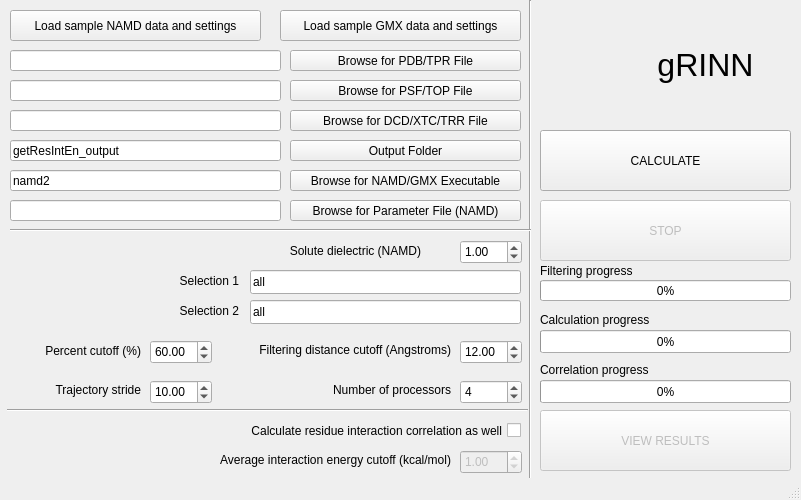
<?xml version="1.0" encoding="UTF-8"?>
<ui version="4.0">
 <class>MainWindow</class>
 <widget class="QMainWindow" name="MainWindow">
  <property name="geometry">
   <rect>
    <x>0</x>
    <y>0</y>
    <width>801</width>
    <height>500</height>
   </rect>
  </property>
  <property name="minimumSize">
   <size>
    <width>801</width>
    <height>0</height>
   </size>
  </property>
  <property name="maximumSize">
   <size>
    <width>801</width>
    <height>500</height>
   </size>
  </property>
  <property name="windowTitle">
   <string>gRINN: Get Residue Interaction Energies</string>
  </property>
  <property name="autoFillBackground">
   <bool>false</bool>
  </property>
  <widget class="QWidget" name="centralwidget">
   <widget class="QDoubleSpinBox" name="doubleSpinBox_filteringCutoff">
    <property name="geometry">
     <rect>
      <x>460</x>
      <y>340</y>
      <width>62</width>
      <height>24</height>
     </rect>
    </property>
    <property name="toolTip">
     <string>&lt;html&gt;&lt;head/&gt;&lt;body&gt;&lt;p&gt;For a residue pair to be selected for computations, their Centers of Mass must come closer than this value for at least the specified percent of the trajectory frames.&lt;/p&gt;&lt;p&gt;This is also the non-bonded interaction energy cutoff for NAMD data.&lt;/p&gt;&lt;/body&gt;&lt;/html&gt;</string>
    </property>
    <property name="value">
     <double>12.000000000000000</double>
    </property>
   </widget>
   <widget class="QLineEdit" name="lineEdit_residueGroup1">
    <property name="geometry">
     <rect>
      <x>250</x>
      <y>270</y>
      <width>271</width>
      <height>24</height>
     </rect>
    </property>
    <property name="toolTip">
     <string>&lt;html&gt;&lt;head/&gt;&lt;body&gt;&lt;p&gt;&lt;span style=&quot; font-weight:600;&quot;&gt;Selection 1 and Selection 2 &lt;/span&gt;&lt;span style=&quot; font-weight:400;&quot;&gt;define residue groups between which pairwise interaction energies will be computed. Use ProDy Atom Selection syntax.&lt;/span&gt;&lt;/p&gt;&lt;/body&gt;&lt;/html&gt;</string>
    </property>
    <property name="text">
     <string>all</string>
    </property>
   </widget>
   <widget class="QLineEdit" name="lineEdit_residueGroup2">
    <property name="geometry">
     <rect>
      <x>250</x>
      <y>300</y>
      <width>271</width>
      <height>24</height>
     </rect>
    </property>
    <property name="toolTip">
     <string>&lt;html&gt;&lt;head/&gt;&lt;body&gt;&lt;p&gt;&lt;span style=&quot; font-weight:600;&quot;&gt;Selection 1 and Selection 2 &lt;/span&gt;define residue groups between which pairwise interaction energies will be computed. Use ProDy Atom Selection syntax. &lt;/p&gt;&lt;/body&gt;&lt;/html&gt;</string>
    </property>
    <property name="text">
     <string>all</string>
    </property>
   </widget>
   <widget class="QLabel" name="label_4">
    <property name="geometry">
     <rect>
      <x>220</x>
      <y>340</y>
      <width>231</width>
      <height>20</height>
     </rect>
    </property>
    <property name="text">
     <string>Filtering distance cutoff (Angstroms)</string>
    </property>
    <property name="alignment">
     <set>Qt::AlignRight|Qt::AlignTrailing|Qt::AlignVCenter</set>
    </property>
   </widget>
   <widget class="QLabel" name="label_5">
    <property name="geometry">
     <rect>
      <x>-30</x>
      <y>340</y>
      <width>171</width>
      <height>21</height>
     </rect>
    </property>
    <property name="layoutDirection">
     <enum>Qt::RightToLeft</enum>
    </property>
    <property name="text">
     <string>Percent cutoff (%)</string>
    </property>
    <property name="alignment">
     <set>Qt::AlignRight|Qt::AlignTrailing|Qt::AlignVCenter</set>
    </property>
    <property name="wordWrap">
     <bool>true</bool>
    </property>
   </widget>
   <widget class="QDoubleSpinBox" name="doubleSpinBox_filteringPercent">
    <property name="geometry">
     <rect>
      <x>150</x>
      <y>340</y>
      <width>62</width>
      <height>24</height>
     </rect>
    </property>
    <property name="toolTip">
     <string>&lt;html&gt;&lt;head/&gt;&lt;body&gt;&lt;p&gt;For a residue pair to be selected for computations, their Centers of Mass must come closer than the filtering distance cutoff value for at least this percent of the trajectory frames.&lt;/p&gt;&lt;/body&gt;&lt;/html&gt;</string>
    </property>
    <property name="value">
     <double>60.000000000000000</double>
    </property>
   </widget>
   <widget class="QLabel" name="label_6">
    <property name="geometry">
     <rect>
      <x>-20</x>
      <y>380</y>
      <width>161</width>
      <height>20</height>
     </rect>
    </property>
    <property name="layoutDirection">
     <enum>Qt::RightToLeft</enum>
    </property>
    <property name="text">
     <string>Trajectory stride</string>
    </property>
    <property name="alignment">
     <set>Qt::AlignRight|Qt::AlignTrailing|Qt::AlignVCenter</set>
    </property>
   </widget>
   <widget class="QSpinBox" name="spinBox_numProcessors">
    <property name="geometry">
     <rect>
      <x>460</x>
      <y>380</y>
      <width>62</width>
      <height>24</height>
     </rect>
    </property>
    <property name="toolTip">
     <string>&lt;html&gt;&lt;head/&gt;&lt;body&gt;&lt;p&gt;Number of processors to use for the calculation.&lt;/p&gt;&lt;/body&gt;&lt;/html&gt;</string>
    </property>
    <property name="value">
     <number>4</number>
    </property>
   </widget>
   <widget class="QLabel" name="label_7">
    <property name="geometry">
     <rect>
      <x>300</x>
      <y>380</y>
      <width>151</width>
      <height>20</height>
     </rect>
    </property>
    <property name="text">
     <string>&lt;html&gt;&lt;head/&gt;&lt;body&gt;&lt;p&gt;Number of processors&lt;/p&gt;&lt;/body&gt;&lt;/html&gt;</string>
    </property>
    <property name="alignment">
     <set>Qt::AlignRight|Qt::AlignTrailing|Qt::AlignVCenter</set>
    </property>
   </widget>
   <widget class="QPushButton" name="pushButton_Calculate">
    <property name="geometry">
     <rect>
      <x>540</x>
      <y>130</y>
      <width>251</width>
      <height>61</height>
     </rect>
    </property>
    <property name="toolTip">
     <string>&lt;html&gt;&lt;head/&gt;&lt;body&gt;&lt;p&gt;Starts the calculation&lt;/p&gt;&lt;/body&gt;&lt;/html&gt;</string>
    </property>
    <property name="text">
     <string>CALCULATE</string>
    </property>
   </widget>
   <widget class="QProgressBar" name="progressBar_filtering">
    <property name="geometry">
     <rect>
      <x>540</x>
      <y>280</y>
      <width>251</width>
      <height>21</height>
     </rect>
    </property>
    <property name="value">
     <number>0</number>
    </property>
   </widget>
   <widget class="QProgressBar" name="progressBar_calculation">
    <property name="geometry">
     <rect>
      <x>540</x>
      <y>330</y>
      <width>251</width>
      <height>23</height>
     </rect>
    </property>
    <property name="value">
     <number>0</number>
    </property>
   </widget>
   <widget class="QPushButton" name="pushButton_Stop">
    <property name="enabled">
     <bool>false</bool>
    </property>
    <property name="geometry">
     <rect>
      <x>540</x>
      <y>200</y>
      <width>251</width>
      <height>61</height>
     </rect>
    </property>
    <property name="toolTip">
     <string>&lt;html&gt;&lt;head/&gt;&lt;body&gt;&lt;p&gt;Stops the calculation. &lt;/p&gt;&lt;p&gt;&lt;br/&gt;&lt;/p&gt;&lt;p&gt;Note: This does not pause the calculation. You have to start over if you click on this button.&lt;/p&gt;&lt;/body&gt;&lt;/html&gt;</string>
    </property>
    <property name="text">
     <string>STOP</string>
    </property>
   </widget>
   <widget class="QLabel" name="labelFiltering">
    <property name="geometry">
     <rect>
      <x>540</x>
      <y>260</y>
      <width>251</width>
      <height>21</height>
     </rect>
    </property>
    <property name="text">
     <string>Filtering progress</string>
    </property>
    <property name="alignment">
     <set>Qt::AlignLeading|Qt::AlignLeft|Qt::AlignVCenter</set>
    </property>
   </widget>
   <widget class="QLabel" name="labelCalculation">
    <property name="geometry">
     <rect>
      <x>540</x>
      <y>310</y>
      <width>251</width>
      <height>20</height>
     </rect>
    </property>
    <property name="text">
     <string>Calculation progress</string>
    </property>
    <property name="alignment">
     <set>Qt::AlignLeading|Qt::AlignLeft|Qt::AlignVCenter</set>
    </property>
   </widget>
   <widget class="Line" name="line">
    <property name="geometry">
     <rect>
      <x>520</x>
      <y>0</y>
      <width>21</width>
      <height>491</height>
     </rect>
    </property>
    <property name="orientation">
     <enum>Qt::Vertical</enum>
    </property>
   </widget>
   <widget class="QLineEdit" name="lineEdit_pdb">
    <property name="geometry">
     <rect>
      <x>10</x>
      <y>50</y>
      <width>271</width>
      <height>21</height>
     </rect>
    </property>
    <property name="toolTip">
     <string>&lt;html&gt;&lt;head/&gt;&lt;body&gt;&lt;p&gt;&lt;span style=&quot; font-weight:600;&quot;&gt;NAMD Users: &lt;/span&gt;Select the Protein Data Bank (PDB) file describing your system here.&lt;/p&gt;&lt;p&gt;&lt;span style=&quot; font-weight:600;&quot;&gt;Gromacs Users: &lt;/span&gt;Select the &amp;quot;run input file&amp;quot; (TPR) that you've used for simulation.&lt;/p&gt;&lt;/body&gt;&lt;/html&gt;</string>
    </property>
    <property name="text">
     <string/>
    </property>
   </widget>
   <widget class="QLineEdit" name="lineEdit_psf">
    <property name="geometry">
     <rect>
      <x>10</x>
      <y>80</y>
      <width>271</width>
      <height>21</height>
     </rect>
    </property>
    <property name="toolTip">
     <string>&lt;html&gt;&lt;head/&gt;&lt;body&gt;&lt;p&gt;&lt;span style=&quot; font-weight:600;&quot;&gt;NAMD Users: &lt;/span&gt;Select the Protein Structure File (PSF) here.&lt;/p&gt;&lt;p&gt;&lt;span style=&quot; font-weight:600;&quot;&gt;Gromacs Users: &lt;/span&gt;Select the topology file (TOP) that you used for simulation.&lt;/p&gt;&lt;/body&gt;&lt;/html&gt;</string>
    </property>
    <property name="text">
     <string/>
    </property>
   </widget>
   <widget class="QLineEdit" name="lineEdit_dcd">
    <property name="geometry">
     <rect>
      <x>10</x>
      <y>110</y>
      <width>271</width>
      <height>21</height>
     </rect>
    </property>
    <property name="toolTip">
     <string>&lt;html&gt;&lt;head/&gt;&lt;body&gt;&lt;p&gt;&lt;span style=&quot; font-weight:600;&quot;&gt;NAMD Users: &lt;/span&gt;Select the DCD file containing your simulation trajectory here.&lt;/p&gt;&lt;p&gt;&lt;span style=&quot; font-weight:600;&quot;&gt;Gromacs Users: &lt;/span&gt;Select the XTC or TRR file containing your simulation trajectory here.&lt;/p&gt;&lt;/body&gt;&lt;/html&gt;</string>
    </property>
    <property name="text">
     <string/>
    </property>
   </widget>
   <widget class="QLineEdit" name="lineEdit_outputFolder">
    <property name="geometry">
     <rect>
      <x>10</x>
      <y>140</y>
      <width>271</width>
      <height>21</height>
     </rect>
    </property>
    <property name="toolTip">
     <string>&lt;html&gt;&lt;head/&gt;&lt;body&gt;&lt;p&gt;This is the full path to the folder where you wish to store calculation results. &lt;/p&gt;&lt;p&gt;The path must not exist prior to calculation; it is going to be created by gRINN.&lt;/p&gt;&lt;/body&gt;&lt;/html&gt;</string>
    </property>
    <property name="text">
     <string>getResIntEn_output</string>
    </property>
   </widget>
   <widget class="QLineEdit" name="lineEdit_namd2">
    <property name="geometry">
     <rect>
      <x>10</x>
      <y>170</y>
      <width>271</width>
      <height>21</height>
     </rect>
    </property>
    <property name="toolTip">
     <string>&lt;html&gt;&lt;head/&gt;&lt;body&gt;&lt;p&gt;Select the full path to the NAMD or GMX executable here.&lt;/p&gt;&lt;p&gt;You can just type &lt;span style=&quot; font-weight:600;&quot;&gt;namd2 &lt;/span&gt;or &lt;span style=&quot; font-weight:600;&quot;&gt;gmx&lt;/span&gt;, if the executable&lt;span style=&quot; font-weight:600;&quot;/&gt;is already in the executable search path of your system.&lt;/p&gt;&lt;/body&gt;&lt;/html&gt;</string>
    </property>
    <property name="text">
     <string>namd2</string>
    </property>
   </widget>
   <widget class="QPushButton" name="pushButton_browsePDB">
    <property name="geometry">
     <rect>
      <x>290</x>
      <y>50</y>
      <width>231</width>
      <height>21</height>
     </rect>
    </property>
    <property name="toolTip">
     <string>&lt;html&gt;&lt;head/&gt;&lt;body&gt;&lt;p&gt;&lt;span style=&quot; font-weight:600;&quot;&gt;NAMD Users: &lt;/span&gt;&lt;span style=&quot; font-weight:400;&quot;&gt;Select the Protein Data Bank (PDB) file describing your system here.&lt;/span&gt;&lt;/p&gt;&lt;p&gt;&lt;span style=&quot; font-weight:600;&quot;&gt;Gromacs Users: &lt;/span&gt;&lt;span style=&quot; font-weight:400;&quot;&gt;Select the &amp;quot;run input file&amp;quot; (TPR) that you've used for simulation.&lt;/span&gt;&lt;/p&gt;&lt;/body&gt;&lt;/html&gt;</string>
    </property>
    <property name="toolTipDuration">
     <number>-1</number>
    </property>
    <property name="text">
     <string>Browse for PDB/TPR File</string>
    </property>
   </widget>
   <widget class="QPushButton" name="pushButton_browsePSF">
    <property name="geometry">
     <rect>
      <x>290</x>
      <y>80</y>
      <width>231</width>
      <height>21</height>
     </rect>
    </property>
    <property name="toolTip">
     <string>&lt;html&gt;&lt;head/&gt;&lt;body&gt;&lt;p&gt;&lt;span style=&quot; font-weight:600;&quot;&gt;NAMD Users: &lt;/span&gt;&lt;span style=&quot; font-weight:400;&quot;&gt;Select the Protein Structure File (PSF) here.&lt;/span&gt;&lt;/p&gt;&lt;p&gt;&lt;span style=&quot; font-weight:600;&quot;&gt;Gromacs Users: &lt;/span&gt;&lt;span style=&quot; font-weight:400;&quot;&gt;Select the topology file (TOP) that you used for simulation.&lt;/span&gt;&lt;/p&gt;&lt;/body&gt;&lt;/html&gt;</string>
    </property>
    <property name="text">
     <string>Browse for PSF/TOP File</string>
    </property>
   </widget>
   <widget class="QPushButton" name="pushButton_browseDCD">
    <property name="geometry">
     <rect>
      <x>290</x>
      <y>110</y>
      <width>231</width>
      <height>21</height>
     </rect>
    </property>
    <property name="toolTip">
     <string>&lt;html&gt;&lt;head/&gt;&lt;body&gt;&lt;p&gt;&lt;span style=&quot; font-weight:600;&quot;&gt;NAMD Users: &lt;/span&gt;&lt;span style=&quot; font-weight:400;&quot;&gt;Select the DCD file containing your simulation trajectory here.&lt;/span&gt;&lt;/p&gt;&lt;p&gt;&lt;span style=&quot; font-weight:600;&quot;&gt;Gromacs Users: &lt;/span&gt;&lt;span style=&quot; font-weight:400;&quot;&gt;Select the XTC or TRR file containing your simulation trajectory here.&lt;/span&gt;&lt;/p&gt;&lt;/body&gt;&lt;/html&gt;</string>
    </property>
    <property name="text">
     <string>Browse for DCD/XTC/TRR File</string>
    </property>
   </widget>
   <widget class="QPushButton" name="pushButton_browseOutputFolder">
    <property name="geometry">
     <rect>
      <x>290</x>
      <y>140</y>
      <width>231</width>
      <height>21</height>
     </rect>
    </property>
    <property name="toolTip">
     <string>&lt;html&gt;&lt;head/&gt;&lt;body&gt;&lt;p&gt;This is the full path to the folder where you wish to store calculation results. &lt;/p&gt;&lt;p&gt;The path must not exist prior to calculation; it is going to be created by gRINN.&lt;/p&gt;&lt;/body&gt;&lt;/html&gt;</string>
    </property>
    <property name="text">
     <string>Output Folder</string>
    </property>
   </widget>
   <widget class="QPushButton" name="pushButton_BrowseNAMD">
    <property name="geometry">
     <rect>
      <x>290</x>
      <y>170</y>
      <width>231</width>
      <height>21</height>
     </rect>
    </property>
    <property name="toolTip">
     <string>&lt;html&gt;&lt;head/&gt;&lt;body&gt;&lt;p&gt;Select the full path to the NAMD or GMX executable here.&lt;/p&gt;&lt;p&gt;You can just type &lt;span style=&quot; font-weight:600;&quot;&gt;namd2 &lt;/span&gt;&lt;span style=&quot; font-weight:400;&quot;&gt;or &lt;/span&gt;&lt;span style=&quot; font-weight:600;&quot;&gt;gmx&lt;/span&gt;&lt;span style=&quot; font-weight:400;&quot;&gt;, if the executable&lt;/span&gt;&lt;span style=&quot; font-weight:600;&quot;/&gt;&lt;span style=&quot; font-weight:400;&quot;&gt;is already in the executable search path of your system.&lt;/span&gt;&lt;/p&gt;&lt;/body&gt;&lt;/html&gt;</string>
    </property>
    <property name="text">
     <string>Browse for NAMD/GMX Executable</string>
    </property>
   </widget>
   <widget class="QCheckBox" name="checkBox_interactionCorrelation">
    <property name="geometry">
     <rect>
      <x>190</x>
      <y>420</y>
      <width>331</width>
      <height>21</height>
     </rect>
    </property>
    <property name="toolTip">
     <string>&lt;html&gt;&lt;head/&gt;&lt;body&gt;&lt;p&gt;Clicking on this checkbox will enable residue interaction energy correlation calculations.&lt;/p&gt;&lt;/body&gt;&lt;/html&gt;</string>
    </property>
    <property name="layoutDirection">
     <enum>Qt::RightToLeft</enum>
    </property>
    <property name="text">
     <string>Calculate residue interaction correlation as well</string>
    </property>
   </widget>
   <widget class="QPushButton" name="pushButton_BrowseParameterFile">
    <property name="geometry">
     <rect>
      <x>290</x>
      <y>200</y>
      <width>231</width>
      <height>21</height>
     </rect>
    </property>
    <property name="toolTip">
     <string>&lt;html&gt;&lt;head/&gt;&lt;body&gt;&lt;p&gt;This is the parameter file you used while conducting the NAMD simulation.&lt;/p&gt;&lt;p&gt;If you have multiple parameter files, you can put them in the same folder and then select all of them in the popup window spawned when you click the &amp;quot;Browse for Parameter File (NAMD)&amp;quot; button.&lt;/p&gt;&lt;/body&gt;&lt;/html&gt;</string>
    </property>
    <property name="text">
     <string>Browse for Parameter File (NAMD)</string>
    </property>
   </widget>
   <widget class="QLineEdit" name="lineEdit_parameterFile">
    <property name="geometry">
     <rect>
      <x>10</x>
      <y>200</y>
      <width>271</width>
      <height>21</height>
     </rect>
    </property>
    <property name="toolTip">
     <string>&lt;html&gt;&lt;head/&gt;&lt;body&gt;&lt;p&gt;This is the parameter file you used while conducting the NAMD simulation.&lt;/p&gt;&lt;p&gt;&lt;br/&gt;&lt;/p&gt;&lt;p&gt;If you have multiple parameter files, you can put them in the same folder and then select all of them in the popup window spawned when you click the &amp;quot;Browse for Parameter File (NAMD)&amp;quot; button.&lt;/p&gt;&lt;/body&gt;&lt;/html&gt;</string>
    </property>
    <property name="text">
     <string/>
    </property>
   </widget>
   <widget class="Line" name="line_2">
    <property name="geometry">
     <rect>
      <x>7</x>
      <y>400</y>
      <width>521</width>
      <height>20</height>
     </rect>
    </property>
    <property name="orientation">
     <enum>Qt::Horizontal</enum>
    </property>
   </widget>
   <widget class="QDoubleSpinBox" name="doubleSpinBox_AverageIntEnCutoff">
    <property name="enabled">
     <bool>false</bool>
    </property>
    <property name="geometry">
     <rect>
      <x>460</x>
      <y>450</y>
      <width>62</width>
      <height>24</height>
     </rect>
    </property>
    <property name="toolTip">
     <string>&lt;html&gt;&lt;head/&gt;&lt;body&gt;&lt;p&gt;Only interactions with the average of absolute interaction energy values above this value will be included in interaction energy correlation calculations.&lt;/p&gt;&lt;/body&gt;&lt;/html&gt;</string>
    </property>
    <property name="decimals">
     <number>2</number>
    </property>
    <property name="maximum">
     <double>100.000000000000000</double>
    </property>
    <property name="singleStep">
     <double>0.010000000000000</double>
    </property>
    <property name="value">
     <double>1.000000000000000</double>
    </property>
   </widget>
   <widget class="QLabel" name="label_PearsonCorrCutoff">
    <property name="geometry">
     <rect>
      <x>170</x>
      <y>450</y>
      <width>281</width>
      <height>20</height>
     </rect>
    </property>
    <property name="text">
     <string>Average interaction energy cutoff (kcal/mol)</string>
    </property>
    <property name="alignment">
     <set>Qt::AlignRight|Qt::AlignTrailing|Qt::AlignVCenter</set>
    </property>
   </widget>
   <widget class="QLabel" name="labelCorrelation">
    <property name="geometry">
     <rect>
      <x>540</x>
      <y>360</y>
      <width>251</width>
      <height>20</height>
     </rect>
    </property>
    <property name="text">
     <string>Correlation progress</string>
    </property>
    <property name="alignment">
     <set>Qt::AlignLeading|Qt::AlignLeft|Qt::AlignVCenter</set>
    </property>
   </widget>
   <widget class="QProgressBar" name="progressBar_correlation">
    <property name="geometry">
     <rect>
      <x>540</x>
      <y>380</y>
      <width>251</width>
      <height>23</height>
     </rect>
    </property>
    <property name="value">
     <number>0</number>
    </property>
   </widget>
   <widget class="QDoubleSpinBox" name="doubleSpinBox_dcdStride">
    <property name="geometry">
     <rect>
      <x>150</x>
      <y>380</y>
      <width>62</width>
      <height>24</height>
     </rect>
    </property>
    <property name="toolTip">
     <string>&lt;html&gt;&lt;head/&gt;&lt;body&gt;&lt;p&gt;If specified, this value will be applied as a stride to the trajectory frames included in the calculation. For example, if you have 1000 frames in your trajectory and set a value of 10 here, every 10th frame will be selected for calculation, yielding a total of 100 frames.&lt;/p&gt;&lt;/body&gt;&lt;/html&gt;</string>
    </property>
    <property name="maximum">
     <double>100000.000000000000000</double>
    </property>
    <property name="value">
     <double>10.000000000000000</double>
    </property>
   </widget>
   <widget class="QLabel" name="label">
    <property name="geometry">
     <rect>
      <x>130</x>
      <y>270</y>
      <width>109</width>
      <height>21</height>
     </rect>
    </property>
    <property name="text">
     <string>Selection 1</string>
    </property>
    <property name="alignment">
     <set>Qt::AlignRight|Qt::AlignTrailing|Qt::AlignVCenter</set>
    </property>
   </widget>
   <widget class="QLabel" name="label_2">
    <property name="geometry">
     <rect>
      <x>130</x>
      <y>300</y>
      <width>109</width>
      <height>21</height>
     </rect>
    </property>
    <property name="text">
     <string>Selection 2</string>
    </property>
    <property name="alignment">
     <set>Qt::AlignRight|Qt::AlignTrailing|Qt::AlignVCenter</set>
    </property>
   </widget>
   <widget class="QPushButton" name="pushButton_viewResults">
    <property name="enabled">
     <bool>false</bool>
    </property>
    <property name="geometry">
     <rect>
      <x>540</x>
      <y>410</y>
      <width>251</width>
      <height>61</height>
     </rect>
    </property>
    <property name="text">
     <string>VIEW RESULTS</string>
    </property>
   </widget>
   <widget class="Line" name="line_3">
    <property name="geometry">
     <rect>
      <x>10</x>
      <y>220</y>
      <width>521</width>
      <height>20</height>
     </rect>
    </property>
    <property name="orientation">
     <enum>Qt::Horizontal</enum>
    </property>
   </widget>
   <widget class="QLabel" name="label_8">
    <property name="geometry">
     <rect>
      <x>220</x>
      <y>240</y>
      <width>201</width>
      <height>21</height>
     </rect>
    </property>
    <property name="text">
     <string>Solute dielectric (NAMD)</string>
    </property>
    <property name="alignment">
     <set>Qt::AlignRight|Qt::AlignTrailing|Qt::AlignVCenter</set>
    </property>
   </widget>
   <widget class="QDoubleSpinBox" name="doubleSpinBox_soluteDielectric">
    <property name="enabled">
     <bool>true</bool>
    </property>
    <property name="geometry">
     <rect>
      <x>460</x>
      <y>240</y>
      <width>62</width>
      <height>24</height>
     </rect>
    </property>
    <property name="toolTip">
     <string>&lt;html&gt;&lt;head/&gt;&lt;body&gt;&lt;p&gt;This is the solute dielectric constant used when calculating electrostatic interaction energy with NAMD. A value of 1 describes a vacuum environment. &lt;/p&gt;&lt;p&gt;Note that electrostatic interactions are computed only in the context of the protein. Solvent molecules are not included in the calculation.&lt;/p&gt;&lt;p&gt;Also note that this option does not affect the energy calculation using GMX data.&lt;/p&gt;&lt;/body&gt;&lt;/html&gt;</string>
    </property>
    <property name="maximum">
     <double>80.000000000000000</double>
    </property>
    <property name="value">
     <double>1.000000000000000</double>
    </property>
   </widget>
   <widget class="QLabel" name="label_3">
    <property name="geometry">
     <rect>
      <x>540</x>
      <y>30</y>
      <width>71</width>
      <height>71</height>
     </rect>
    </property>
    <property name="text">
     <string/>
    </property>
    <property name="pixmap">
     <pixmap>clover.ico</pixmap>
    </property>
    <property name="scaledContents">
     <bool>true</bool>
    </property>
   </widget>
   <widget class="QLabel" name="label_9">
    <property name="geometry">
     <rect>
      <x>620</x>
      <y>30</y>
      <width>171</width>
      <height>71</height>
     </rect>
    </property>
    <property name="font">
     <font>
      <pointsize>36</pointsize>
     </font>
    </property>
    <property name="acceptDrops">
     <bool>true</bool>
    </property>
    <property name="text">
     <string>&lt;html&gt;&lt;head/&gt;&lt;body&gt;&lt;p&gt;&lt;span style=&quot; font-size:24pt;&quot;&gt;gRINN&lt;/span&gt;&lt;/p&gt;&lt;/body&gt;&lt;/html&gt;</string>
    </property>
    <property name="textFormat">
     <enum>Qt::RichText</enum>
    </property>
    <property name="alignment">
     <set>Qt::AlignCenter</set>
    </property>
    <property name="wordWrap">
     <bool>true</bool>
    </property>
   </widget>
   <widget class="QPushButton" name="pushButton_loadSampleNAMDdata">
    <property name="geometry">
     <rect>
      <x>10</x>
      <y>10</y>
      <width>251</width>
      <height>31</height>
     </rect>
    </property>
    <property name="toolTip">
     <string>&lt;html&gt;&lt;head/&gt;&lt;body&gt;&lt;p&gt;&lt;span style=&quot; font-weight:600;&quot;&gt;NAMD Users: &lt;/span&gt;&lt;span style=&quot; font-weight:400;&quot;&gt;Select the Protein Data Bank (PDB) file describing your system here.&lt;/span&gt;&lt;/p&gt;&lt;p&gt;&lt;span style=&quot; font-weight:600;&quot;&gt;Gromacs Users: &lt;/span&gt;&lt;span style=&quot; font-weight:400;&quot;&gt;Select the &amp;quot;run input file&amp;quot; (TPR) that you've used for simulation.&lt;/span&gt;&lt;/p&gt;&lt;/body&gt;&lt;/html&gt;</string>
    </property>
    <property name="toolTipDuration">
     <number>10</number>
    </property>
    <property name="styleSheet">
     <string notr="true">QPushButton {border=1}</string>
    </property>
    <property name="text">
     <string>Load sample NAMD data and settings</string>
    </property>
    <property name="default">
     <bool>false</bool>
    </property>
   </widget>
   <widget class="QPushButton" name="pushButton_loadSampleGMXdata">
    <property name="geometry">
     <rect>
      <x>280</x>
      <y>10</y>
      <width>241</width>
      <height>31</height>
     </rect>
    </property>
    <property name="toolTip">
     <string>&lt;html&gt;&lt;head/&gt;&lt;body&gt;&lt;p&gt;&lt;span style=&quot; font-weight:600;&quot;&gt;NAMD Users: &lt;/span&gt;&lt;span style=&quot; font-weight:400;&quot;&gt;Select the Protein Data Bank (PDB) file describing your system here.&lt;/span&gt;&lt;/p&gt;&lt;p&gt;&lt;span style=&quot; font-weight:600;&quot;&gt;Gromacs Users: &lt;/span&gt;&lt;span style=&quot; font-weight:400;&quot;&gt;Select the &amp;quot;run input file&amp;quot; (TPR) that you've used for simulation.&lt;/span&gt;&lt;/p&gt;&lt;/body&gt;&lt;/html&gt;</string>
    </property>
    <property name="toolTipDuration">
     <number>10</number>
    </property>
    <property name="whatsThis">
     <string>&lt;html&gt;&lt;head/&gt;&lt;body&gt;&lt;p&gt;What is this?&lt;/p&gt;&lt;/body&gt;&lt;/html&gt;</string>
    </property>
    <property name="text">
     <string>Load sample GMX data and settings</string>
    </property>
    <property name="flat">
     <bool>false</bool>
    </property>
   </widget>
  </widget>
  <widget class="QStatusBar" name="statusbar"/>
 </widget>
 <resources/>
 <connections/>
</ui>
